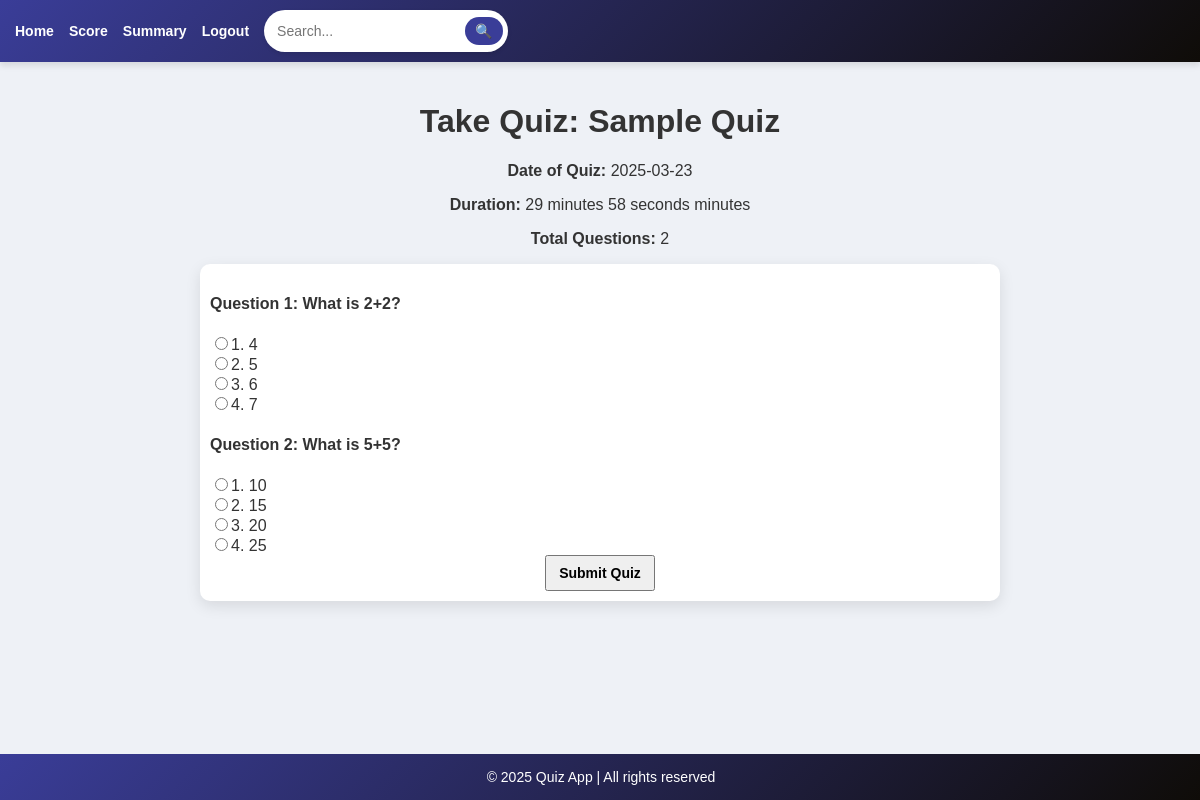
Page /take_quiz/1 on the earlier database version.
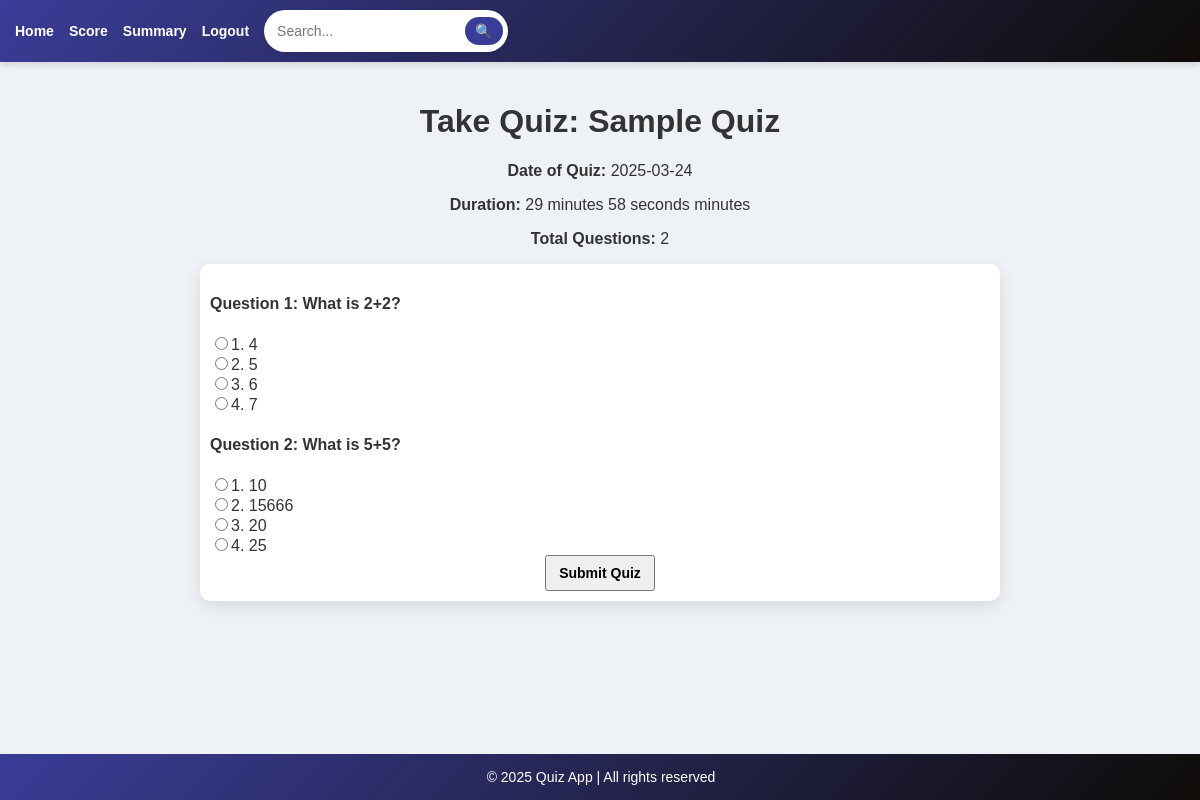
Same page on the later database version.
### models.py (models this page shows, shortened)
class Quiz(db.Model):
    __tablename__ = 'quiz'
    id = db.Column(db.Integer, primary_key=True)
    chapter_id = db.Column(db.Integer, db.ForeignKey('chapters.id'), nullable=False)
    name = db.Column(db.String(225), unique=True, nullable=False)
    date_of_quiz = db.Column(db.Date, nullable=True)
    time_duration = db.Column(db.Integer, nullable=True)
    remarks = db.Column(db.String(255), nullable=True)
    chapter = db.relationship('Chapter', back_populates='quizzes')
    scores = db.relationship('Score', backref='quiz', lazy=True)

class Question(db.Model):
    __tablename__ = 'questions'
    id = db.Column(db.Integer, primary_key=True)
    question_statement = db.Column(db.String, nullable=False)
    option1 = db.Column(db.String, nullable=False)
    option2 = db.Column(db.String, nullable=False)
    option3 = db.Column(db.String, nullable=False)
    option4 = db.Column(db.String, nullable=False)
    correct_answer = db.Column(db.String, nullable=False)
    chapter_id = db.Column(db.Integer, db.ForeignKey('chapters.id'), nullable=False)
    chapter = db.relationship("Chapter", back_populates="questions")

### app.py (the view)
@app.route('/take_quiz/<int:quiz_id>', methods=['GET'])
def take_quiz(quiz_id):
    quiz = Quiz.query.get_or_404(quiz_id)
    questions = Question.query.filter_by(chapter_id=quiz.chapter_id).all()
    return render_template('take_quiz.html', quiz=quiz, questions=questions)

### templates/take_quiz.html (shortened to what this page needs)
{% extends 'base1.html' %}
{% block content %}
<div class="container">
    <h1 class="text-center">Take Quiz: {{ quiz.name }}</h1>
    <div class="quiz-details text-center">
        <p><strong>Date of Quiz:</strong> {{ quiz.date_of_quiz.strftime('%Y-%m-%d') }}</p>
        <p><strong>Duration:</strong> <span id="timer">{{ quiz.time_duration }}</span> minutes</p>
        <p><strong>Total Questions:</strong> {{ questions|length }}</p>
    </div>
    <form method="POST" action="{{ url_for('submit_quiz', quiz_id=quiz.id) }}" onsubmit="setStartTime()">
        <div class="quiz-questions" style="text-align: left;">
            {% for question in questions %}
                <div class="question">
                    <h4>Question {{ loop.index }}: {{ question.question_statement }}</h4>
                    <div>
                        <input type="radio" name="question_{{ question.id }}" value="{{ question.option1 }}" required>1. {{ question.option1 }}<br>
                        <input type="radio" name="question_{{ question.id }}" value="{{ question.option2 }}">2. {{ question.option2 }}<br>
                        <input type="radio" name="question_{{ question.id }}" value="{{ question.option3 }}">3. {{ question.option3 }}<br>
                        <input type="radio" name="question_{{ question.id }}" value="{{ question.option4 }}">4. {{ question.option4 }}<br>
                    </div>
                </div>
            {% endfor %}
        </div>
        <button type="submit" class="btn btn-primary" style="text-align: center;">Submit Quiz</button>
    </form>
</div>
{% endblock %}

Differences in the rows shown:
changed Quiz "Sample Quiz": date_of_quiz "2025-03-23" → "2025-03-24"
changed Question "What is 5+5?": option2 "15" → "15666"
